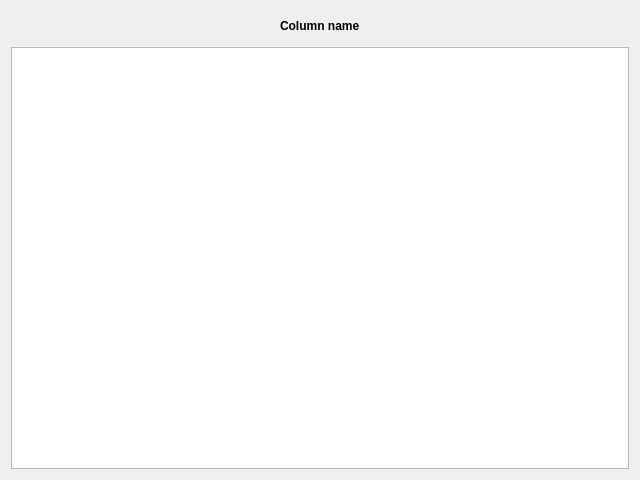
<?xml version="1.0" encoding="UTF-8"?>
<ui version="4.0">
 <class>Form</class>
 <widget class="QWidget" name="Form">
  <property name="geometry">
   <rect>
    <x>0</x>
    <y>0</y>
    <width>640</width>
    <height>480</height>
   </rect>
  </property>
  <property name="windowTitle">
   <string>Form</string>
  </property>
  <layout class="QVBoxLayout" name="verticalLayout">
   <item alignment="Qt::AlignHCenter">
    <widget class="QLabel" name="label_col">
     <property name="sizePolicy">
      <sizepolicy hsizetype="Expanding" vsizetype="Expanding">
       <horstretch>0</horstretch>
       <verstretch>0</verstretch>
      </sizepolicy>
     </property>
     <property name="maximumSize">
      <size>
       <width>300</width>
       <height>30</height>
      </size>
     </property>
     <property name="text">
      <string>&lt;html&gt;&lt;head/&gt;&lt;body&gt;&lt;p&gt;&lt;span style=&quot; font-weight:600;&quot;&gt;Column name&lt;/span&gt;&lt;/p&gt;&lt;/body&gt;&lt;/html&gt;</string>
     </property>
     <property name="alignment">
      <set>Qt::AlignLeading|Qt::AlignLeft|Qt::AlignVCenter</set>
     </property>
     <property name="margin">
      <number>5</number>
     </property>
    </widget>
   </item>
   <item>
    <widget class="QTableWidget" name="tableWidget">
     <property name="maximumSize">
      <size>
       <width>1000</width>
       <height>800</height>
      </size>
     </property>
     <property name="editTriggers">
      <set>QAbstractItemView::NoEditTriggers</set>
     </property>
     <property name="selectionBehavior">
      <enum>QAbstractItemView::SelectColumns</enum>
     </property>
    </widget>
   </item>
  </layout>
 </widget>
 <resources/>
 <connections/>
</ui>
